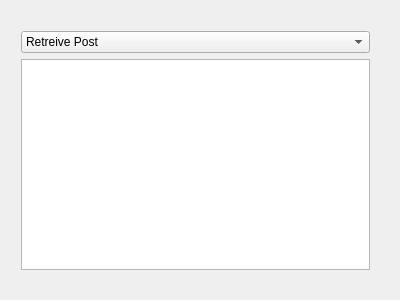
<?xml version="1.0" encoding="UTF-8"?>
<ui version="4.0">
 <class>PostTestUiClass</class>
 <widget class="QWidget" name="PostTestUiClass">
  <property name="geometry">
   <rect>
    <x>0</x>
    <y>0</y>
    <width>400</width>
    <height>300</height>
   </rect>
  </property>
  <property name="windowTitle">
   <string>PostTestUi</string>
  </property>
  <widget class="QWidget" name="verticalLayoutWidget">
   <property name="geometry">
    <rect>
     <x>10</x>
     <y>20</y>
     <width>371</width>
     <height>261</height>
    </rect>
   </property>
   <layout class="QVBoxLayout" name="verticalLayout">
    <item>
     <layout class="QGridLayout" name="gridLayout">
      <item row="1" column="0">
       <widget class="QComboBox" name="comboBox">
        <item>
         <property name="text">
          <string>Retreive Post</string>
         </property>
        </item>
        <item>
         <property name="text">
          <string>Post Scrap</string>
         </property>
        </item>
        <item>
         <property name="text">
          <string>Post Scrap directed</string>
         </property>
        </item>
       </widget>
      </item>
      <item row="2" column="0">
       <widget class="QListWidget" name="listWidget"/>
      </item>
     </layout>
    </item>
   </layout>
  </widget>
 </widget>
 <layoutdefault spacing="6" margin="11"/>
 <resources/>
 <connections/>
</ui>
